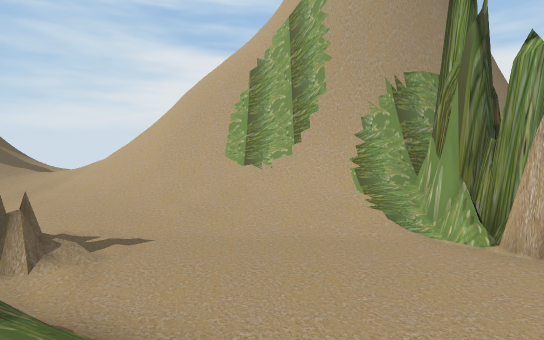
[1] (above)

14 first-person views from a walk through a scene from a Unity 3-D project. The camera is 1.4 m above the floor, tilts 4° down and sees 80° across. The floor is counted in squares, 2 m on a side. Each view is taken from the middle of a square. On the plan, view 1 faces up. The plan holds only what a view shows up to about 10 squares ahead; the rest is blank. The place goes on beyond the plan. Some trees and plants on the terrain are drawn as simple stand-ins. The player character is not drawn.

[2]
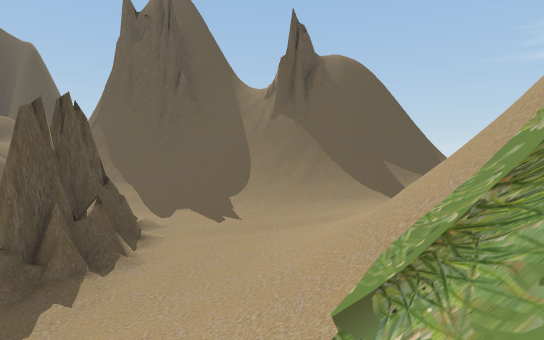

[3]
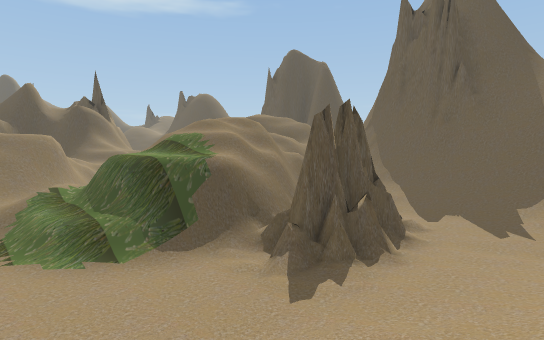

[4]
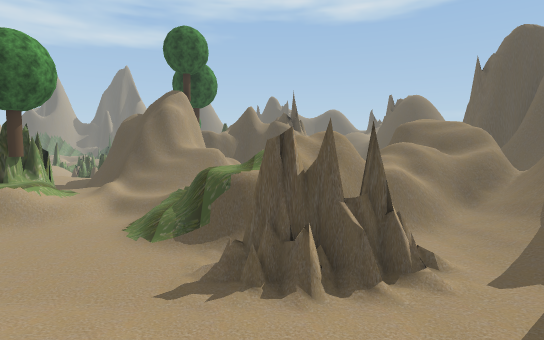

[5]
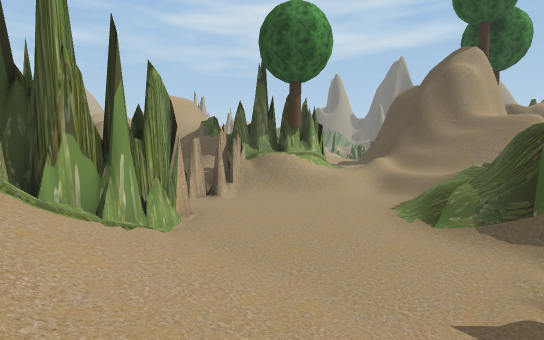

[6]
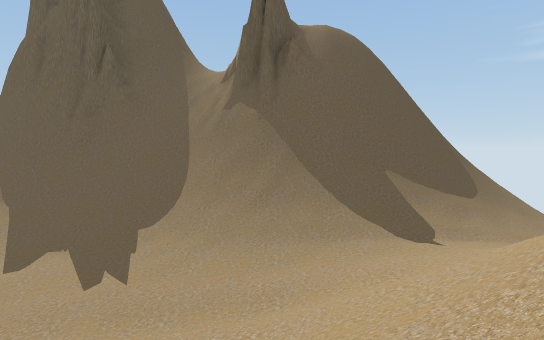

[7]
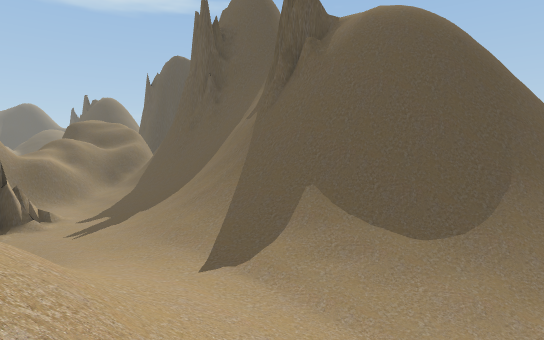

[8]
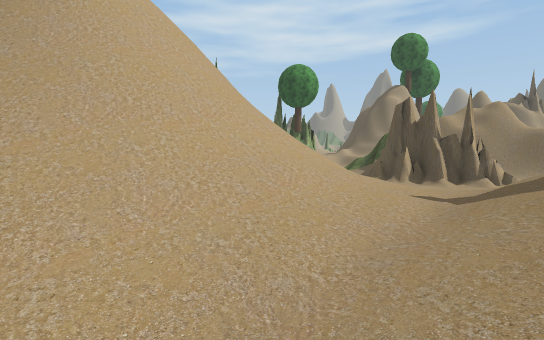

[9]
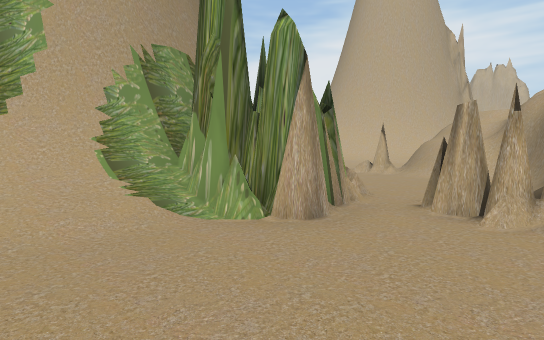

[10]
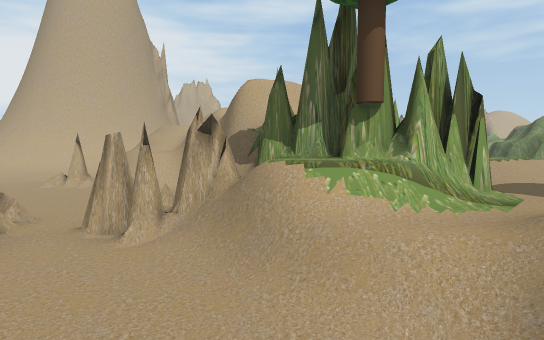

[11]
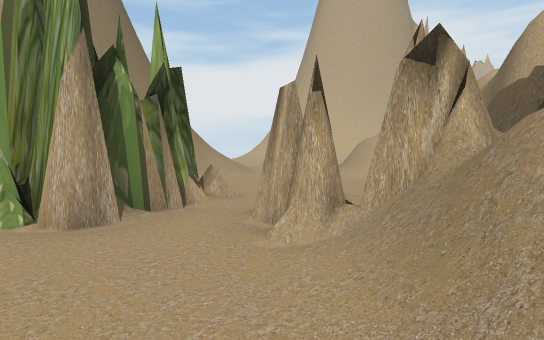

[12]
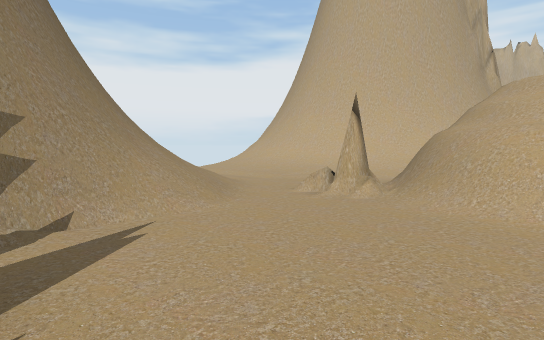

[13]
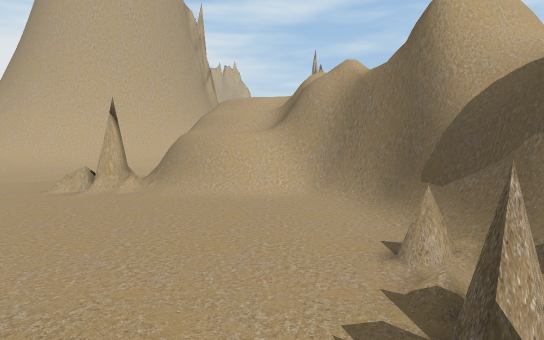

[14]
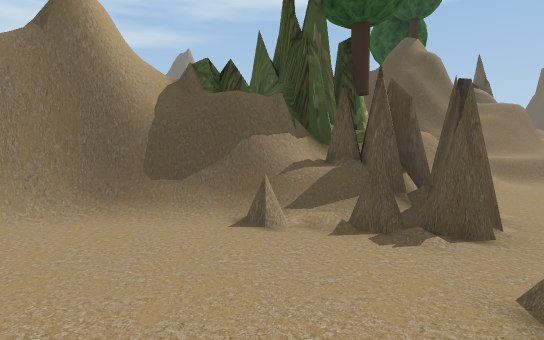

### Floor plan
Key: @ floor where view 1 was taken; # wall or solid block; x gap in a wall; . main floor; : floor 0.25 m higher than the main floor; + floor 0.5 m higher than the main floor; * floor 0.75 m higher than the main floor; % floor 1 m higher than the main floor; & floor 1.5 m higher than the main floor; $ floor 1.75 m higher than the main floor; / step, stairs or slope; = window, fence, low wall or low ledge; ^ raised ledge.
Columns run from 11 left of view 1 to 15 right of it. Each row starts with its distance up from view 1.
 12  ///:://=#
 11 ###/**//=#           .: =#
 10  ##//*//=#           .:/##
  9   ##/*//=##       #  .:/##
  8   ##/**//=##     ##/...:/#
  7   ##/++////###  ##//...:/##
  6  ##//::://///####/...#..//#
  5  #=//:..:::://###....=#
  4  ##//.........##....=^
  3  ##//.###=..........^#
  2  ##/:.####.....##=..#
  1  ##/./####//.../#####
  0  #=+#####^^@../$x^#
 -1  #^##    ^^////$##
 -2  #^#      &/%/%##
 -3           /= /%%#
 -4          /####
 -5          #####    /&
 -6            #      &&

Where each view was taken, in squares from view 1:
view 1: 0 up, 0 right, facing up
view 2: 6 up, 1 right, facing left
view 3: 6 up, 1 right, facing down-left
view 4: 8 up, 3 left, facing down
view 5: 6 up, 2 left, facing down-right
view 6: 7 up, 2 left, facing left
view 7: 12 up, 4 left, facing down-left
view 8: 12 up, 7 left, facing down-right
view 9: 1 up, 0 right, facing up-right
view 10: 0 up, 0 right, facing right
view 11: 0 up, 2 right, facing up-right
view 12: 3 up, 5 right, facing up-right
view 13: 3 up, 4 right, facing right
view 14: 5 up, 6 right, facing down
